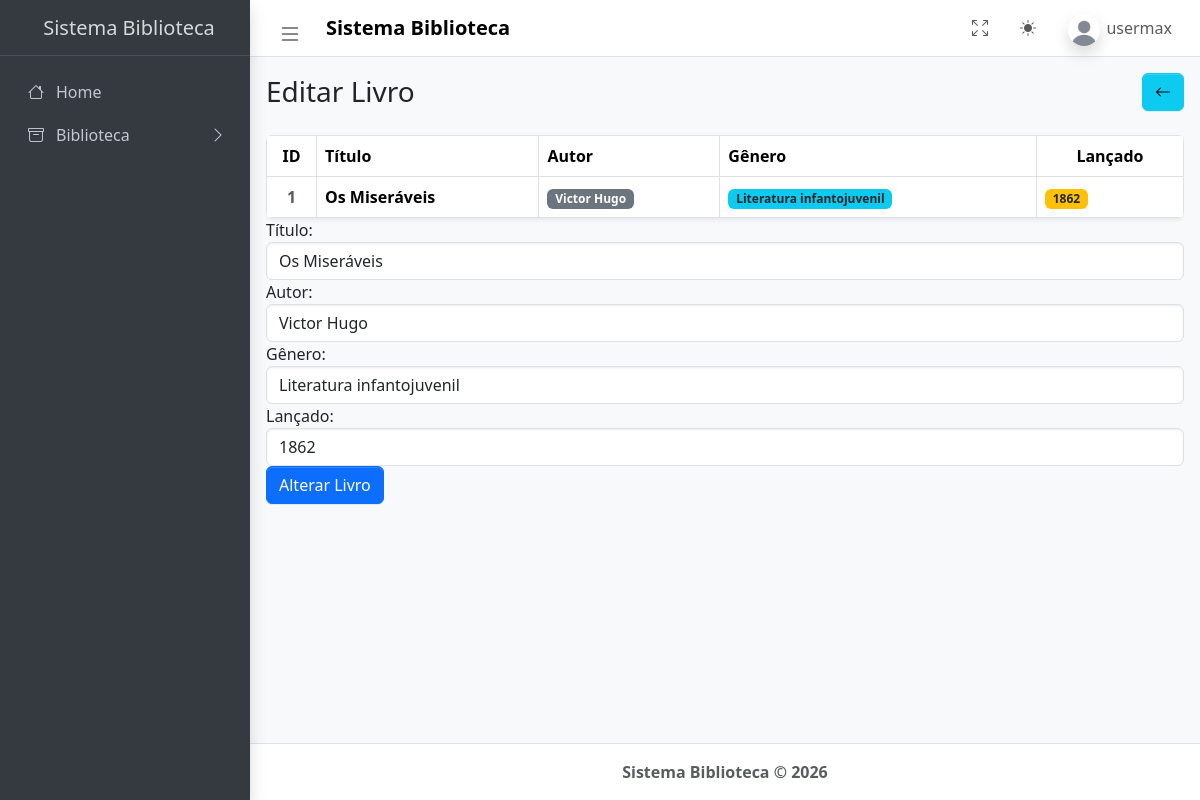
The page /edit/1 (signed in) on the database its author committed.
### tables this page shows
CREATE TABLE livros(
                id INTEGER PRIMARY KEY AUTOINCREMENT,
                titulo TEXT NOT NULL,
                autor TEXT NOT NULL,
                genero TEXT NOT NULL,
                lancado INTEGER NOT NULL
            );

### app.py (the view, shortened to what this page needs)
@app.route('/edit/<int:id>', methods=['POST', 'GET'])
@login_necessario
def edit(id):
    if not administrador():
        flash('Você precisa ser um adminstrador para acessar essa página')
        return redirect(url_for('livros'))
    conn = conexao()
    livro = conn.execute("SELECT * FROM livros WHERE id = ?", (id,)).fetchone()
    conn.close()
    if livro is None:
        return "Livro não encontrado", 404
    return render_template('admin/edit.html', livro=livro)

### app.py (called while the page is built)
def conexao():
    conn = sqlite3.connect(DATABASE)
    conn.row_factory = sqlite3.Row
    return conn

def usuario_logado():
    return 'usuario_id' in session

def administrador():
    return session.get('perfil') in ('admin', 'max')

def login_necessario(func):
    @wraps(func)
    def verificar_login(*args, **kwargs):
        if not usuario_logado():
            flash('Você precisa estar logado para acessar essa página')
            return redirect(url_for('login'))
        return func(*args, **kwargs)
    return verificar_login

### templates/admin/edit.html
{% extends "admin/base.html" %}
{% block content  %}
          <main class="app-main">
            <div class="d-flex justify-content-between align-items-center mb-4">
                <h1 class="h3 m-0">Editar Livro</h1>
                <a href="/livros"><button type="button" class="btn btn-info  bi bi-arrow-left"></button></a>
            </div>
            <div class="table-responsive shadow-sm rounded">
                <table class="table table-bordered align-middle mb-0">
                    <thead>
                        <tr>
                            <th class="text-center" style="width: 50px;">ID</th>
                            <th>Título</th>
                            <th>Autor</th>
                            <th>Gênero</th>
                            <th class="text-center">Lançado</th>
                        </tr>
                    </thead>
                    <tbody>
                        <tr>
                            <td class="text-center fw-bold text-muted">{{ livro.id }}</td>
                            <td class="fw-bold">{{ livro.titulo }}</td>
                            <td><span class="badge bg-secondary">{{ livro.autor }}</span></td>
                            <td><span class="badge bg-info text-dark">{{ livro.genero }}</span></td>
                            <td><span class="badge bg-warning text-dark">{{ livro.lancado }}</span></td>
                        </tr>
                    </tbody>
                </table>
            </div>
            <form action="/edit/{{ livro.id }}" method="POST">
                <div class="form-group">
                    <label for="titulo">Título:</label>
                    <input type="text" class="form-control" id="titulo" name="titulo" value="{{ livro[1] }}" required>
                </div>
                <div class="form-group">
                    <label for="autor">Autor:</label>
                    <input type="text" class="form-control" id="autor" name="autor" value="{{ livro[2] }}" required>
                </div>
                <div class="form-group">
                    <label for="genero">Gênero:</label>
                    <input type="text" class="form-control" id="genero" name="genero" value="{{ livro[3] }}" required>
                </div>
                <div class="form-group">
                    <label for="lancado">Lançado:</label>
                    <input type="number" class="form-control" id="lancado" name="lancado" value="{{ livro[4] }}" required>
                </div>
                <button type="submit" class="btn btn-primary" onclick="return confirm('Realmente deseja alterar esse livro?')">Alterar Livro</button>
            </form>
      </main>
{% endblock %}

### rows shown on the page
livros: id "1", titulo "Os Miseráveis", autor "Victor Hugo", genero "Literatura infantojuvenil", lancado "1862"

### other values the page prints
{{ session['usuario'] }} "usermax"
